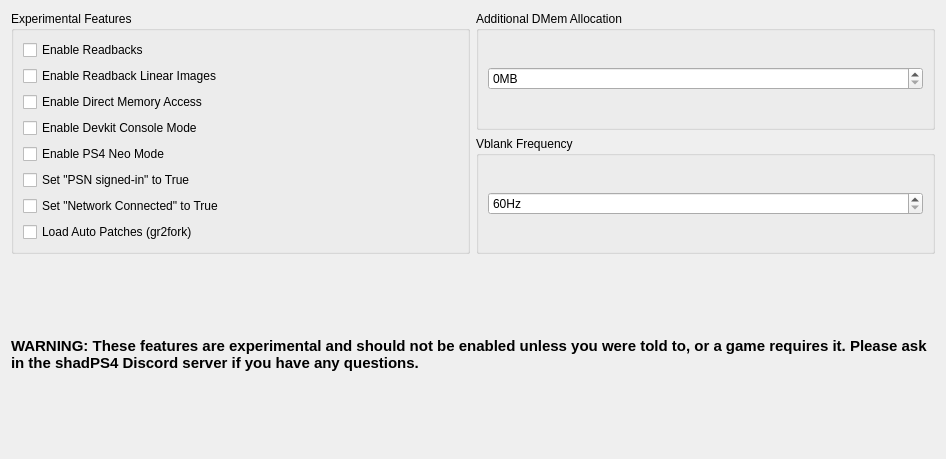
      <widget class="QWidget" name="experimentalTabContents">
       <property name="geometry">
        <rect>
         <x>0</x>
         <y>0</y>
         <width>946</width>
         <height>459</height>
        </rect>
       </property>
       <property name="sizePolicy">
        <sizepolicy hsizetype="Preferred" vsizetype="Maximum">
         <horstretch>0</horstretch>
         <verstretch>0</verstretch>
        </sizepolicy>
       </property>
       <layout class="QVBoxLayout" name="debugTabVLayout2" stretch="0">
        <item>
         <layout class="QVBoxLayout" name="experimentalVLayout">
          <item>
           <layout class="QHBoxLayout" name="experimentalHLayout">
            <item>
             <widget class="QGroupBox" name="experimentalGroupBox">
              <property name="sizePolicy">
               <sizepolicy hsizetype="Preferred" vsizetype="Preferred">
                <horstretch>0</horstretch>
                <verstretch>0</verstretch>
               </sizepolicy>
              </property>
              <property name="title">
               <string>Experimental Features</string>
              </property>
              <layout class="QVBoxLayout" name="verticalLayout_3">
               <property name="spacing">
                <number>6</number>
               </property>
               <property name="leftMargin">
                <number>9</number>
               </property>
               <property name="topMargin">
                <number>9</number>
               </property>
               <property name="rightMargin">
                <number>9</number>
               </property>
               <property name="bottomMargin">
                <number>9</number>
               </property>
               <item>
                <widget class="QCheckBox" name="readbacksCheckBox">
                 <property name="text">
                  <string>Enable Readbacks</string>
                 </property>
                </widget>
               </item>
               <item>
                <widget class="QCheckBox" name="readbackLinearImagesCheckBox">
                 <property name="text">
                  <string>Enable Readback Linear Images</string>
                 </property>
                </widget>
               </item>
               <item>
                <widget class="QCheckBox" name="dmaCheckBox">
                 <property name="text">
                  <string>Enable Direct Memory Access</string>
                 </property>
                </widget>
               </item>
               <item>
                <widget class="QCheckBox" name="devkitCheckBox">
                 <property name="text">
                  <string>Enable Devkit Console Mode</string>
                 </property>
                </widget>
               </item>
               <item>
                <widget class="QCheckBox" name="neoCheckBox">
                 <property name="text">
                  <string>Enable PS4 Neo Mode</string>
                 </property>
                </widget>
               </item>
               <item>
                <widget class="QCheckBox" name="psnSignInCheckBox">
                 <property name="text">
                  <string>Set &quot;PSN signed-in&quot; to True</string>
                 </property>
                </widget>
               </item>
               <item>
                <widget class="QCheckBox" name="networkConnectedCheckBox">
                 <property name="text">
                  <string>Set &quot;Network Connected&quot; to True</string>
                 </property>
                </widget>
               </item>
               <item>
                <widget class="QCheckBox" name="loadAutoPatchesCheckBox">
                 <property name="text">
                  <string>Load Auto Patches (gr2fork)</string>
                 </property>
                </widget>
               </item>
              </layout>
             </widget>
            </item>
            <item>
             <layout class="QVBoxLayout" name="verticalLayout_10">
              <item>
               <widget class="QGroupBox" name="dmemGroupBox">
                <property name="title">
                 <string>Additional DMem Allocation</string>
                </property>
                <layout class="QVBoxLayout" name="verticalLayout_4">
                 <item>
                  <widget class="QSpinBox" name="dmemSpinBox">
                   <property name="frame">
                    <bool>true</bool>
                   </property>
                   <property name="alignment">
                    <set>Qt::AlignmentFlag::AlignLeading|Qt::AlignmentFlag::AlignLeft|Qt::AlignmentFlag::AlignVCenter</set>
                   </property>
                   <property name="specialValueText">
                    <string/>
                   </property>
                   <property name="accelerated">
                    <bool>true</bool>
                   </property>
                   <property name="correctionMode">
                    <enum>QAbstractSpinBox::CorrectionMode::CorrectToNearestValue</enum>
                   </property>
                   <property name="keyboardTracking">
                    <bool>false</bool>
                   </property>
                   <property name="suffix">
                    <string notr="true">MB</string>
                   </property>
                   <property name="minimum">
                    <number>0</number>
                   </property>
                   <property name="maximum">
                    <number>100000</number>
                   </property>
                   <property name="value">
                    <number>0</number>
                   </property>
                  </widget>
                 </item>
                </layout>
               </widget>
              </item>
              <item>
               <widget class="QGroupBox" name="heightDivider">
                <property name="title">
                 <string>Vblank Frequency</string>
                </property>
                <layout class="QVBoxLayout" name="vblankLayout">
                 <item>
                  <widget class="QSpinBox" name="vblankSpinBox">
                   <property name="frame">
                    <bool>true</bool>
                   </property>
                   <property name="alignment">
                    <set>Qt::AlignmentFlag::AlignLeading|Qt::AlignmentFlag::AlignLeft|Qt::AlignmentFlag::AlignVCenter</set>
                   </property>
                   <property name="specialValueText">
                    <string/>
                   </property>
                   <property name="accelerated">
                    <bool>true</bool>
                   </property>
                   <property name="correctionMode">
                    <enum>QAbstractSpinBox::CorrectionMode::CorrectToNearestValue</enum>
                   </property>
                   <property name="keyboardTracking">
                    <bool>false</bool>
                   </property>
                   <property name="suffix">
                    <string notr="true">Hz</string>
                   </property>
                   <property name="minimum">
                    <number>60</number>
                   </property>
                   <property name="maximum">
                    <number>9999</number>
                   </property>
                   <property name="value">
                    <number>60</number>
                   </property>
                  </widget>
                 </item>
                </layout>
               </widget>
              </item>
             </layout>
            </item>
           </layout>
          </item>
          <item>
           <layout class="QHBoxLayout" name="horizontalLayout_11">
            <item>
             <widget class="QLabel" name="ExperimentalLabel">
              <property name="sizeIncrement">
               <size>
                <width>0</width>
                <height>0</height>
               </size>
              </property>
              <property name="baseSize">
               <size>
                <width>0</width>
                <height>0</height>
               </size>
              </property>
              <property name="font">
               <font>
                <pointsize>11</pointsize>
                <bold>true</bold>
               </font>
              </property>
              <property name="text">
               <string>WARNING: These features are experimental and should not be enabled unless you were told to, or a game requires it. Please ask in the shadPS4 Discord server if you have any questions.</string>
              </property>
              <property name="scaledContents">
               <bool>false</bool>
              </property>
              <property name="alignment">
               <set>Qt::AlignmentFlag::AlignLeading|Qt::AlignmentFlag::AlignLeft|Qt::AlignmentFlag::AlignVCenter</set>
              </property>
              <property name="wordWrap">
               <bool>true</bool>
              </property>
              <property name="margin">
               <number>20</number>
              </property>
              <property name="indent">
               <number>-1</number>
              </property>
             </widget>
            </item>
           </layout>
          </item>
         </layout>
        </item>
       </layout>
      </widget>
